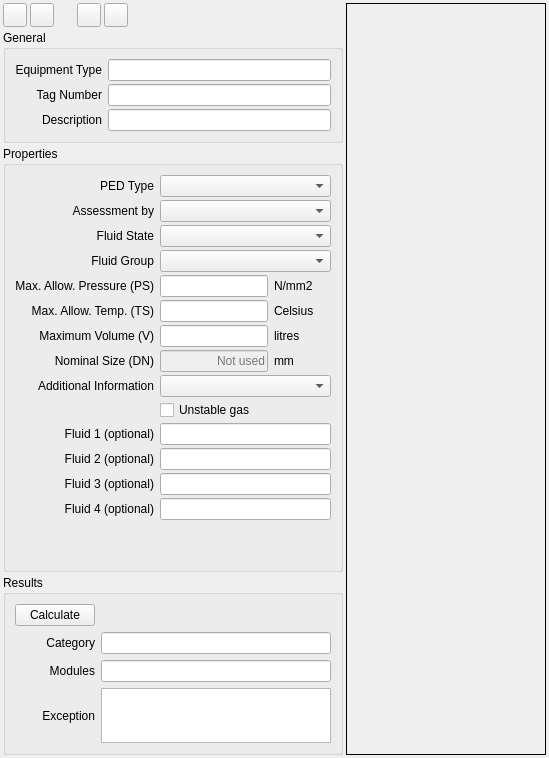
     <widget class="QWidget" name="page1">
      <layout class="QGridLayout" name="gridLayout_3">
       <property name="leftMargin">
        <number>3</number>
       </property>
       <property name="topMargin">
        <number>3</number>
       </property>
       <property name="rightMargin">
        <number>3</number>
       </property>
       <property name="bottomMargin">
        <number>3</number>
       </property>
       <property name="spacing">
        <number>3</number>
       </property>
       <item row="0" column="0">
        <layout class="QVBoxLayout" name="verticalLayout_3">
         <property name="spacing">
          <number>3</number>
         </property>
         <item>
          <layout class="QHBoxLayout" name="horizontalLayout">
           <property name="spacing">
            <number>3</number>
           </property>
           <item>
            <widget class="QToolButton" name="pbPreviousEq">
             <property name="minimumSize">
              <size>
               <width>24</width>
               <height>24</height>
              </size>
             </property>
             <property name="maximumSize">
              <size>
               <width>24</width>
               <height>24</height>
              </size>
             </property>
             <property name="toolTip">
              <string>Previous</string>
             </property>
             <property name="text">
              <string/>
             </property>
             <property name="icon">
              <iconset resource="../../../db/src/gui/db.qrc">
               <normaloff>:/images/icons/arrow_left.png</normaloff>:/images/icons/arrow_left.png</iconset>
             </property>
            </widget>
           </item>
           <item>
            <widget class="QToolButton" name="pbNextEq">
             <property name="minimumSize">
              <size>
               <width>24</width>
               <height>24</height>
              </size>
             </property>
             <property name="maximumSize">
              <size>
               <width>24</width>
               <height>24</height>
              </size>
             </property>
             <property name="toolTip">
              <string>Next</string>
             </property>
             <property name="text">
              <string/>
             </property>
             <property name="icon">
              <iconset resource="../../../db/src/gui/db.qrc">
               <normaloff>:/images/icons/arrow_right.png</normaloff>:/images/icons/arrow_right.png</iconset>
             </property>
            </widget>
           </item>
           <item>
            <spacer name="horizontalSpacer_2">
             <property name="orientation">
              <enum>Qt::Horizontal</enum>
             </property>
             <property name="sizeType">
              <enum>QSizePolicy::Preferred</enum>
             </property>
             <property name="sizeHint" stdset="0">
              <size>
               <width>20</width>
               <height>20</height>
              </size>
             </property>
            </spacer>
           </item>
           <item>
            <widget class="QToolButton" name="pbSaveEq">
             <property name="minimumSize">
              <size>
               <width>24</width>
               <height>24</height>
              </size>
             </property>
             <property name="maximumSize">
              <size>
               <width>24</width>
               <height>24</height>
              </size>
             </property>
             <property name="toolTip">
              <string>Save</string>
             </property>
             <property name="text">
              <string/>
             </property>
             <property name="icon">
              <iconset resource="../../../db/src/gui/db.qrc">
               <normaloff>:/images/icons/database_save.png</normaloff>:/images/icons/database_save.png</iconset>
             </property>
            </widget>
           </item>
           <item>
            <widget class="QToolButton" name="pbRevertEq">
             <property name="minimumSize">
              <size>
               <width>24</width>
               <height>24</height>
              </size>
             </property>
             <property name="maximumSize">
              <size>
               <width>24</width>
               <height>24</height>
              </size>
             </property>
             <property name="toolTip">
              <string>Revert changes</string>
             </property>
             <property name="text">
              <string/>
             </property>
             <property name="icon">
              <iconset resource="../../../db/src/gui/db.qrc">
               <normaloff>:/images/icons/arrow_undo.png</normaloff>:/images/icons/arrow_undo.png</iconset>
             </property>
            </widget>
           </item>
           <item>
            <spacer name="horizontalSpacer">
             <property name="orientation">
              <enum>Qt::Horizontal</enum>
             </property>
             <property name="sizeHint" stdset="0">
              <size>
               <width>40</width>
               <height>20</height>
              </size>
             </property>
            </spacer>
           </item>
          </layout>
         </item>
         <item>
          <widget class="QGroupBox" name="groupBoxGeneral">
           <property name="sizePolicy">
            <sizepolicy hsizetype="MinimumExpanding" vsizetype="Fixed">
             <horstretch>0</horstretch>
             <verstretch>0</verstretch>
            </sizepolicy>
           </property>
           <property name="maximumSize">
            <size>
             <width>340</width>
             <height>16777215</height>
            </size>
           </property>
           <property name="title">
            <string>General</string>
           </property>
           <layout class="QGridLayout" name="gridLayout_2">
            <property name="verticalSpacing">
             <number>3</number>
            </property>
            <item row="1" column="0">
             <widget class="QLabel" name="lblTagNumber">
              <property name="text">
               <string>Tag Number</string>
              </property>
              <property name="alignment">
               <set>Qt::AlignRight|Qt::AlignTrailing|Qt::AlignVCenter</set>
              </property>
             </widget>
            </item>
            <item row="1" column="1">
             <widget class="QLineEdit" name="leTagNumber">
              <property name="sizePolicy">
               <sizepolicy hsizetype="MinimumExpanding" vsizetype="Fixed">
                <horstretch>0</horstretch>
                <verstretch>0</verstretch>
               </sizepolicy>
              </property>
             </widget>
            </item>
            <item row="2" column="0">
             <widget class="QLabel" name="lblDescription">
              <property name="text">
               <string>Description</string>
              </property>
              <property name="alignment">
               <set>Qt::AlignRight|Qt::AlignTrailing|Qt::AlignVCenter</set>
              </property>
             </widget>
            </item>
            <item row="0" column="0">
             <widget class="QLabel" name="lblEquipmentType">
              <property name="text">
               <string>Equipment Type</string>
              </property>
              <property name="alignment">
               <set>Qt::AlignRight|Qt::AlignTrailing|Qt::AlignVCenter</set>
              </property>
             </widget>
            </item>
            <item row="2" column="1">
             <widget class="QLineEdit" name="leDescription">
              <property name="sizePolicy">
               <sizepolicy hsizetype="MinimumExpanding" vsizetype="Fixed">
                <horstretch>0</horstretch>
                <verstretch>0</verstretch>
               </sizepolicy>
              </property>
             </widget>
            </item>
            <item row="0" column="1">
             <widget class="RB_IdxLineEdit" name="ileEquipmentType"/>
            </item>
           </layout>
          </widget>
         </item>
         <item>
          <widget class="QGroupBox" name="gbProperties">
           <property name="sizePolicy">
            <sizepolicy hsizetype="MinimumExpanding" vsizetype="Preferred">
             <horstretch>0</horstretch>
             <verstretch>0</verstretch>
            </sizepolicy>
           </property>
           <property name="maximumSize">
            <size>
             <width>340</width>
             <height>16777215</height>
            </size>
           </property>
           <property name="title">
            <string>Properties</string>
           </property>
           <layout class="QGridLayout" name="gridLayout123">
            <property name="leftMargin">
             <number>9</number>
            </property>
            <property name="topMargin">
             <number>9</number>
            </property>
            <property name="rightMargin">
             <number>9</number>
            </property>
            <property name="bottomMargin">
             <number>9</number>
            </property>
            <property name="horizontalSpacing">
             <number>6</number>
            </property>
            <property name="verticalSpacing">
             <number>3</number>
            </property>
            <item row="2" column="1" colspan="2">
             <widget class="QComboBox" name="cbFluidState"/>
            </item>
            <item row="3" column="1" colspan="2">
             <widget class="QComboBox" name="cbFluidGroup"/>
            </item>
            <item row="4" column="0">
             <widget class="QLabel" name="lblPs">
              <property name="text">
               <string>Max. Allow. Pressure (PS)</string>
              </property>
              <property name="alignment">
               <set>Qt::AlignRight|Qt::AlignTrailing|Qt::AlignVCenter</set>
              </property>
             </widget>
            </item>
            <item row="3" column="0">
             <widget class="QLabel" name="lblFluidGroup">
              <property name="text">
               <string>Fluid Group</string>
              </property>
              <property name="alignment">
               <set>Qt::AlignRight|Qt::AlignTrailing|Qt::AlignVCenter</set>
              </property>
             </widget>
            </item>
            <item row="2" column="0">
             <widget class="QLabel" name="lblFluidState">
              <property name="text">
               <string>Fluid State</string>
              </property>
              <property name="alignment">
               <set>Qt::AlignRight|Qt::AlignTrailing|Qt::AlignVCenter</set>
              </property>
             </widget>
            </item>
            <item row="7" column="0">
             <widget class="QLabel" name="lblDn">
              <property name="text">
               <string>Nominal Size (DN)</string>
              </property>
              <property name="alignment">
               <set>Qt::AlignRight|Qt::AlignTrailing|Qt::AlignVCenter</set>
              </property>
             </widget>
            </item>
            <item row="6" column="0">
             <widget class="QLabel" name="lblV">
              <property name="text">
               <string>Maximum Volume (V)</string>
              </property>
              <property name="alignment">
               <set>Qt::AlignRight|Qt::AlignTrailing|Qt::AlignVCenter</set>
              </property>
             </widget>
            </item>
            <item row="4" column="2">
             <widget class="QLabel" name="label_8">
              <property name="text">
               <string>N/mm2</string>
              </property>
             </widget>
            </item>
            <item row="5" column="2">
             <widget class="QLabel" name="label_12">
              <property name="text">
               <string>Celsius</string>
              </property>
             </widget>
            </item>
            <item row="6" column="2">
             <widget class="QLabel" name="label_9">
              <property name="text">
               <string>litres</string>
              </property>
             </widget>
            </item>
            <item row="7" column="2">
             <widget class="QLabel" name="label_10">
              <property name="text">
               <string>mm</string>
              </property>
             </widget>
            </item>
            <item row="4" column="1">
             <widget class="QLineEdit" name="lePs">
              <property name="sizePolicy">
               <sizepolicy hsizetype="Preferred" vsizetype="Fixed">
                <horstretch>0</horstretch>
                <verstretch>0</verstretch>
               </sizepolicy>
              </property>
              <property name="alignment">
               <set>Qt::AlignRight|Qt::AlignTrailing|Qt::AlignVCenter</set>
              </property>
             </widget>
            </item>
            <item row="6" column="1">
             <widget class="QLineEdit" name="leV">
              <property name="sizePolicy">
               <sizepolicy hsizetype="Preferred" vsizetype="Fixed">
                <horstretch>0</horstretch>
                <verstretch>0</verstretch>
               </sizepolicy>
              </property>
              <property name="alignment">
               <set>Qt::AlignRight|Qt::AlignTrailing|Qt::AlignVCenter</set>
              </property>
             </widget>
            </item>
            <item row="5" column="1">
             <widget class="QLineEdit" name="leTs">
              <property name="sizePolicy">
               <sizepolicy hsizetype="Preferred" vsizetype="Fixed">
                <horstretch>0</horstretch>
                <verstretch>0</verstretch>
               </sizepolicy>
              </property>
              <property name="alignment">
               <set>Qt::AlignRight|Qt::AlignTrailing|Qt::AlignVCenter</set>
              </property>
             </widget>
            </item>
            <item row="7" column="1">
             <widget class="QLineEdit" name="leDn">
              <property name="enabled">
               <bool>false</bool>
              </property>
              <property name="sizePolicy">
               <sizepolicy hsizetype="Preferred" vsizetype="Fixed">
                <horstretch>0</horstretch>
                <verstretch>0</verstretch>
               </sizepolicy>
              </property>
              <property name="alignment">
               <set>Qt::AlignRight|Qt::AlignTrailing|Qt::AlignVCenter</set>
              </property>
              <property name="placeholderText">
               <string>Not used</string>
              </property>
             </widget>
            </item>
            <item row="5" column="0">
             <widget class="QLabel" name="lblTs">
              <property name="text">
               <string>Max. Allow. Temp. (TS)</string>
              </property>
              <property name="alignment">
               <set>Qt::AlignRight|Qt::AlignTrailing|Qt::AlignVCenter</set>
              </property>
             </widget>
            </item>
            <item row="1" column="0">
             <widget class="QLabel" name="lblAssessmentBy">
              <property name="text">
               <string>Assessment by</string>
              </property>
              <property name="alignment">
               <set>Qt::AlignRight|Qt::AlignTrailing|Qt::AlignVCenter</set>
              </property>
             </widget>
            </item>
            <item row="0" column="0">
             <widget class="QLabel" name="lblPedType">
              <property name="text">
               <string>PED Type</string>
              </property>
              <property name="alignment">
               <set>Qt::AlignRight|Qt::AlignTrailing|Qt::AlignVCenter</set>
              </property>
             </widget>
            </item>
            <item row="1" column="1" colspan="2">
             <widget class="QComboBox" name="cbAssessmentBy"/>
            </item>
            <item row="8" column="0">
             <widget class="QLabel" name="lblAdditionalInformation">
              <property name="text">
               <string>Additional Information</string>
              </property>
              <property name="alignment">
               <set>Qt::AlignRight|Qt::AlignTrailing|Qt::AlignVCenter</set>
              </property>
             </widget>
            </item>
            <item row="8" column="1" colspan="2">
             <widget class="QComboBox" name="cbAdditionalInformation"/>
            </item>
            <item row="9" column="1">
             <widget class="QCheckBox" name="chbUnstableGas">
              <property name="text">
               <string>Unstable gas</string>
              </property>
             </widget>
            </item>
            <item row="14" column="0" colspan="3">
             <spacer name="verticalSpacer">
              <property name="orientation">
               <enum>Qt::Vertical</enum>
              </property>
              <property name="sizeHint" stdset="0">
               <size>
                <width>20</width>
                <height>40</height>
               </size>
              </property>
             </spacer>
            </item>
            <item row="10" column="0">
             <widget class="QLabel" name="lblFluid1">
              <property name="text">
               <string>Fluid 1 (optional)</string>
              </property>
              <property name="alignment">
               <set>Qt::AlignRight|Qt::AlignTrailing|Qt::AlignVCenter</set>
              </property>
             </widget>
            </item>
            <item row="10" column="1" colspan="2">
             <widget class="QLineEdit" name="leFluid1"/>
            </item>
            <item row="11" column="0">
             <widget class="QLabel" name="lblFluid2">
              <property name="text">
               <string>Fluid 2 (optional)</string>
              </property>
              <property name="alignment">
               <set>Qt::AlignRight|Qt::AlignTrailing|Qt::AlignVCenter</set>
              </property>
             </widget>
            </item>
            <item row="12" column="0">
             <widget class="QLabel" name="lblFluid3">
              <property name="text">
               <string>Fluid 3 (optional)</string>
              </property>
              <property name="alignment">
               <set>Qt::AlignRight|Qt::AlignTrailing|Qt::AlignVCenter</set>
              </property>
             </widget>
            </item>
            <item row="13" column="0">
             <widget class="QLabel" name="lblFluid4">
              <property name="text">
               <string>Fluid 4 (optional)</string>
              </property>
              <property name="alignment">
               <set>Qt::AlignRight|Qt::AlignTrailing|Qt::AlignVCenter</set>
              </property>
             </widget>
            </item>
            <item row="11" column="1" colspan="2">
             <widget class="QLineEdit" name="leFluid2"/>
            </item>
            <item row="12" column="1" colspan="2">
             <widget class="QLineEdit" name="leFluid3"/>
            </item>
            <item row="13" column="1" colspan="2">
             <widget class="QLineEdit" name="leFluid4"/>
            </item>
            <item row="0" column="1" colspan="2">
             <widget class="QComboBox" name="cbPedType"/>
            </item>
           </layout>
          </widget>
         </item>
         <item>
          <widget class="QGroupBox" name="groupBoxResult">
           <property name="sizePolicy">
            <sizepolicy hsizetype="MinimumExpanding" vsizetype="Fixed">
             <horstretch>1</horstretch>
             <verstretch>0</verstretch>
            </sizepolicy>
           </property>
           <property name="minimumSize">
            <size>
             <width>300</width>
             <height>0</height>
            </size>
           </property>
           <property name="maximumSize">
            <size>
             <width>340</width>
             <height>180</height>
            </size>
           </property>
           <property name="baseSize">
            <size>
             <width>0</width>
             <height>249</height>
            </size>
           </property>
           <property name="autoFillBackground">
            <bool>false</bool>
           </property>
           <property name="title">
            <string>Results</string>
           </property>
           <layout class="QGridLayout" name="gridLayout124">
            <item row="0" column="0">
             <widget class="QPushButton" name="pbCalculate">
              <property name="text">
               <string>Calculate</string>
              </property>
             </widget>
            </item>
            <item row="1" column="0">
             <widget class="QLabel" name="lblCategory">
              <property name="text">
               <string>Category</string>
              </property>
              <property name="alignment">
               <set>Qt::AlignRight|Qt::AlignTrailing|Qt::AlignVCenter</set>
              </property>
             </widget>
            </item>
            <item row="1" column="1">
             <widget class="QLineEdit" name="leCategory"/>
            </item>
            <item row="2" column="0">
             <widget class="QLabel" name="lblModules">
              <property name="text">
               <string>Modules</string>
              </property>
              <property name="alignment">
               <set>Qt::AlignRight|Qt::AlignTrailing|Qt::AlignVCenter</set>
              </property>
             </widget>
            </item>
            <item row="2" column="1">
             <widget class="QLineEdit" name="leModules"/>
            </item>
            <item row="3" column="0">
             <widget class="QLabel" name="lblException">
              <property name="text">
               <string>Exception</string>
              </property>
              <property name="alignment">
               <set>Qt::AlignRight|Qt::AlignTrailing|Qt::AlignVCenter</set>
              </property>
             </widget>
            </item>
            <item row="3" column="1">
             <widget class="QTextEdit" name="teException">
              <property name="sizePolicy">
               <sizepolicy hsizetype="Expanding" vsizetype="Fixed">
                <horstretch>0</horstretch>
                <verstretch>0</verstretch>
               </sizepolicy>
              </property>
              <property name="maximumSize">
               <size>
                <width>16777215</width>
                <height>100</height>
               </size>
              </property>
             </widget>
            </item>
           </layout>
          </widget>
         </item>
        </layout>
       </item>
       <item row="0" column="1">
        <widget class="QFrame" name="ped_table">
         <property name="sizePolicy">
          <sizepolicy hsizetype="Expanding" vsizetype="Expanding">
           <horstretch>2</horstretch>
           <verstretch>2</verstretch>
          </sizepolicy>
         </property>
         <property name="minimumSize">
          <size>
           <width>200</width>
           <height>200</height>
          </size>
         </property>
         <property name="sizeIncrement">
          <size>
           <width>1</width>
           <height>1</height>
          </size>
         </property>
         <property name="autoFillBackground">
          <bool>false</bool>
         </property>
         <property name="frameShape">
          <enum>QFrame::Panel</enum>
         </property>
         <property name="frameShadow">
          <enum>QFrame::Plain</enum>
         </property>
        </widget>
       </item>
      </layout>
      <zorder></zorder>
      <zorder>ped_table</zorder>
     </widget>
